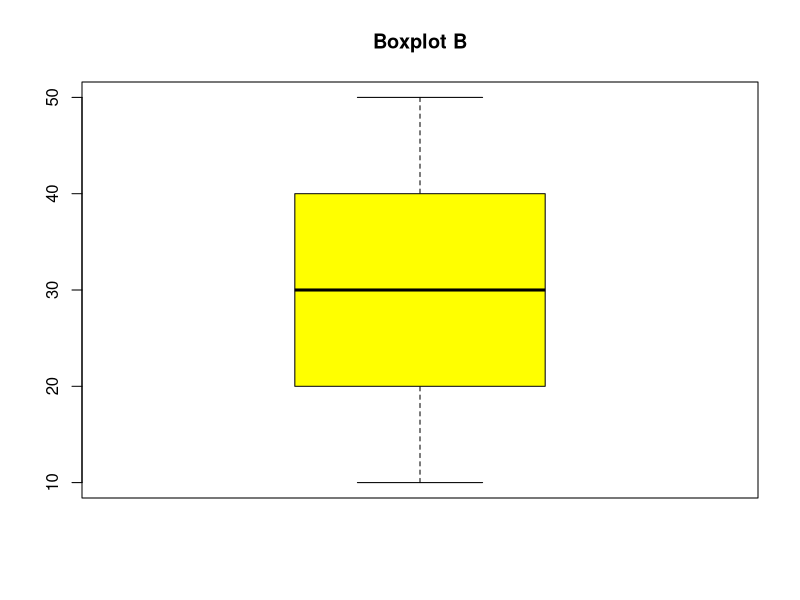

Reproduce this figure in R.
b<-c(10,15,20,25,30,35,40,45,50)
cat('Data B ',b)
a<-c(5,10,15,20,25,30,35,40,45)
cat('Data A',a)
cat('Mean : ', mean(b))
cat('median : ', median(b))
sb<- sort(b)
q1 <- quantile(sb, 0.25, type = 7) # Default method
cat('First Quartile (Q1):', q1, "\n")
q2<-quantile(sb,0.75,type=7)
cat('Third quartile (Q3):',q2,"\n")
cat('Min is',min(sb))
cat('Max is',max(sb))
boxplot(b,main='Boxplot B',col='yellow')
cat('Covariance between A and B: ',cov(a,b))
cat('Corelation between A  and B: ',cor(a,b))
